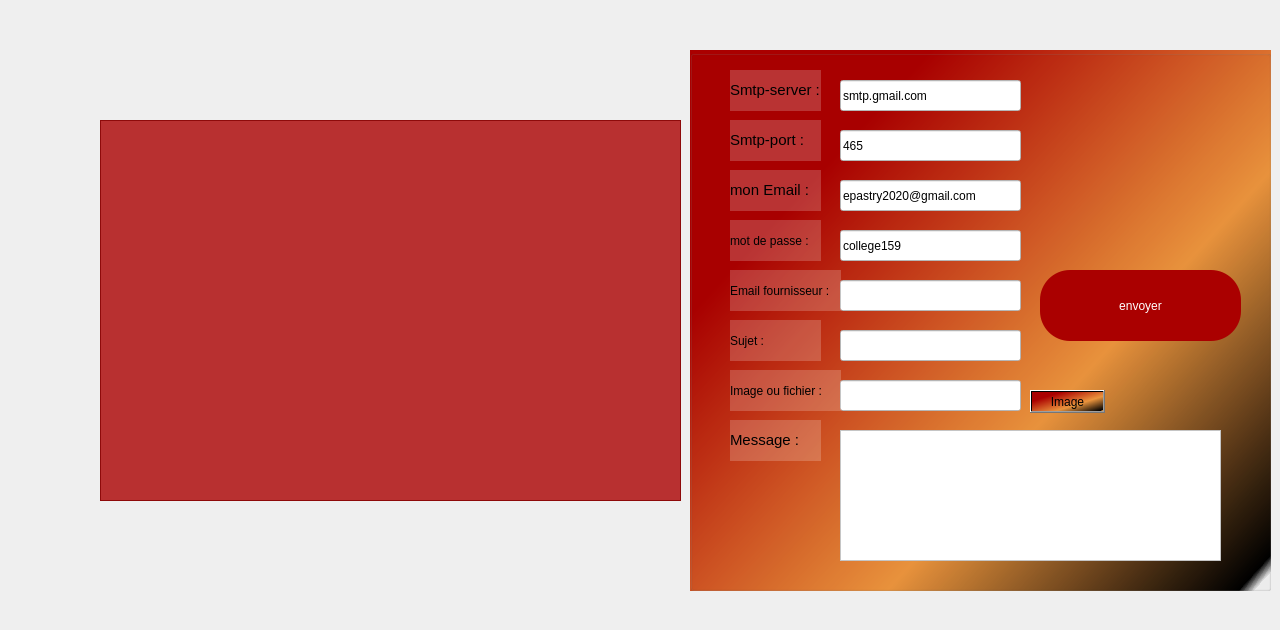
   <widget class="QWidget" name="mailing">
    <widget class="QTableView" name="tableView_mailing">
     <property name="geometry">
      <rect>
       <x>100</x>
       <y>120</y>
       <width>581</width>
       <height>381</height>
      </rect>
     </property>
     <property name="styleSheet">
      <string notr="true">background-color: rgb(170, 0, 0,80%);
font: 16pt &quot;MS Shell Dlg 2&quot;;
</string>
     </property>
    </widget>
    <widget class="QToolButton" name="frommaling">
     <property name="geometry">
      <rect>
       <x>30</x>
       <y>530</y>
       <width>81</width>
       <height>91</height>
      </rect>
     </property>
     <property name="text">
      <string/>
     </property>
     <property name="icon">
      <iconset resource="rs.qrc">
       <normaloff>:/img/rs/retour.png</normaloff>:/img/rs/retour.png</iconset>
     </property>
     <property name="iconSize">
      <size>
       <width>65</width>
       <height>65</height>
      </size>
     </property>
     <property name="autoRaise">
      <bool>true</bool>
     </property>
    </widget>
    <widget class="QGroupBox" name="groupBox_3">
     <property name="geometry">
      <rect>
       <x>690</x>
       <y>50</y>
       <width>581</width>
       <height>541</height>
      </rect>
     </property>
     <property name="styleSheet">
      <string notr="true">background-color: qlineargradient(spread:pad, x1:0.176, y1:0.284091, x2:0.98995, y2:0.977, stop:0 rgba(170, 0, 0, 255), stop:0.55 rgba(235, 148, 61, 255), stop:0.98 rgba(0, 0, 0, 255), stop:1 rgba(0, 0, 0, 0));</string>
     </property>
     <property name="title">
      <string/>
     </property>
     <widget class="QLabel" name="label_25">
      <property name="geometry">
       <rect>
        <x>40</x>
        <y>20</y>
        <width>91</width>
        <height>41</height>
       </rect>
      </property>
      <property name="styleSheet">
       <string notr="true">font: 10pt &quot;MS Shell Dlg 2&quot;;
background-color: rgb(255, 255, 255,20%);</string>
      </property>
      <property name="text">
       <string>&lt;html&gt;&lt;head/&gt;&lt;body&gt;&lt;p&gt;&lt;span style=&quot; font-size:11pt;&quot;&gt;Smtp-server :&lt;/span&gt;&lt;/p&gt;&lt;/body&gt;&lt;/html&gt;</string>
      </property>
     </widget>
     <widget class="QLineEdit" name="server">
      <property name="geometry">
       <rect>
        <x>150</x>
        <y>30</y>
        <width>181</width>
        <height>31</height>
       </rect>
      </property>
      <property name="styleSheet">
       <string notr="true">background-color: rgb(255, 255, 255);</string>
      </property>
      <property name="text">
       <string>smtp.gmail.com</string>
      </property>
     </widget>
     <widget class="QLineEdit" name="port">
      <property name="geometry">
       <rect>
        <x>150</x>
        <y>80</y>
        <width>181</width>
        <height>31</height>
       </rect>
      </property>
      <property name="styleSheet">
       <string notr="true">background-color: rgb(255, 255, 255);</string>
      </property>
      <property name="text">
       <string>465</string>
      </property>
     </widget>
     <widget class="QLabel" name="label_28">
      <property name="geometry">
       <rect>
        <x>40</x>
        <y>70</y>
        <width>91</width>
        <height>41</height>
       </rect>
      </property>
      <property name="styleSheet">
       <string notr="true">font: 10pt &quot;MS Shell Dlg 2&quot;;
background-color: rgb(255, 255, 255,20%);</string>
      </property>
      <property name="text">
       <string>&lt;html&gt;&lt;head/&gt;&lt;body&gt;&lt;p&gt;&lt;span style=&quot; font-size:11pt;&quot;&gt;Smtp-port :&lt;/span&gt;&lt;/p&gt;&lt;/body&gt;&lt;/html&gt;</string>
      </property>
     </widget>
     <widget class="QLineEdit" name="uname">
      <property name="geometry">
       <rect>
        <x>150</x>
        <y>130</y>
        <width>181</width>
        <height>31</height>
       </rect>
      </property>
      <property name="styleSheet">
       <string notr="true">background-color: rgb(255, 255, 255);</string>
      </property>
      <property name="text">
       <string>epastry2020@gmail.com</string>
      </property>
     </widget>
     <widget class="QLabel" name="label_29">
      <property name="geometry">
       <rect>
        <x>40</x>
        <y>120</y>
        <width>91</width>
        <height>41</height>
       </rect>
      </property>
      <property name="styleSheet">
       <string notr="true">font: 10pt &quot;MS Shell Dlg 2&quot;;
background-color: rgb(255, 255, 255,20%);</string>
      </property>
      <property name="text">
       <string>&lt;html&gt;&lt;head/&gt;&lt;body&gt;&lt;p&gt;&lt;span style=&quot; font-size:11pt;&quot;&gt;mon Email :&lt;/span&gt;&lt;/p&gt;&lt;/body&gt;&lt;/html&gt;</string>
      </property>
     </widget>
     <widget class="QLineEdit" name="paswd">
      <property name="geometry">
       <rect>
        <x>150</x>
        <y>180</y>
        <width>181</width>
        <height>31</height>
       </rect>
      </property>
      <property name="autoFillBackground">
       <bool>false</bool>
      </property>
      <property name="styleSheet">
       <string notr="true">background-color: rgb(255, 255, 255);</string>
      </property>
      <property name="inputMethodHints">
       <set>Qt::ImhHiddenText|Qt::ImhNoAutoUppercase|Qt::ImhNoPredictiveText|Qt::ImhSensitiveData</set>
      </property>
      <property name="text">
       <string>college159</string>
      </property>
     </widget>
     <widget class="QLabel" name="label_30">
      <property name="geometry">
       <rect>
        <x>40</x>
        <y>170</y>
        <width>91</width>
        <height>41</height>
       </rect>
      </property>
      <property name="styleSheet">
       <string notr="true">font: 10pt &quot;MS Shell Dlg 2&quot;;
background-color: rgb(255, 255, 255,20%);</string>
      </property>
      <property name="text">
       <string>mot de passe :</string>
      </property>
     </widget>
     <widget class="QLineEdit" name="rcpt">
      <property name="geometry">
       <rect>
        <x>150</x>
        <y>230</y>
        <width>181</width>
        <height>31</height>
       </rect>
      </property>
      <property name="styleSheet">
       <string notr="true">background-color: rgb(255, 255, 255);</string>
      </property>
     </widget>
     <widget class="QLabel" name="label_31">
      <property name="geometry">
       <rect>
        <x>40</x>
        <y>220</y>
        <width>111</width>
        <height>41</height>
       </rect>
      </property>
      <property name="styleSheet">
       <string notr="true">font: 10pt &quot;MS Shell Dlg 2&quot;;
background-color: rgb(255, 255, 255,20%);</string>
      </property>
      <property name="text">
       <string>Email fournisseur :</string>
      </property>
     </widget>
     <widget class="QLineEdit" name="subject">
      <property name="geometry">
       <rect>
        <x>150</x>
        <y>280</y>
        <width>181</width>
        <height>31</height>
       </rect>
      </property>
      <property name="styleSheet">
       <string notr="true">background-color: rgb(255, 255, 255);</string>
      </property>
     </widget>
     <widget class="QLabel" name="label_32">
      <property name="geometry">
       <rect>
        <x>40</x>
        <y>270</y>
        <width>91</width>
        <height>41</height>
       </rect>
      </property>
      <property name="styleSheet">
       <string notr="true">font: 12pt &quot;MS Shell Dlg 2&quot;;
background-color: rgb(255, 255, 255,20%);</string>
      </property>
      <property name="text">
       <string>Sujet :</string>
      </property>
     </widget>
     <widget class="QLineEdit" name="file">
      <property name="geometry">
       <rect>
        <x>150</x>
        <y>330</y>
        <width>181</width>
        <height>31</height>
       </rect>
      </property>
      <property name="styleSheet">
       <string notr="true">background-color: rgb(255, 255, 255);</string>
      </property>
     </widget>
     <widget class="QLabel" name="label_33">
      <property name="geometry">
       <rect>
        <x>40</x>
        <y>320</y>
        <width>111</width>
        <height>41</height>
       </rect>
      </property>
      <property name="styleSheet">
       <string notr="true">font: 10pt &quot;MS Shell Dlg 2&quot;;
background-color: rgb(255, 255, 255,20%);</string>
      </property>
      <property name="text">
       <string>Image ou fichier :</string>
      </property>
     </widget>
     <widget class="QPushButton" name="browseBtn">
      <property name="geometry">
       <rect>
        <x>340</x>
        <y>340</y>
        <width>75</width>
        <height>23</height>
       </rect>
      </property>
      <property name="styleSheet">
       <string notr="true">font: 12pt &quot;MS Shell Dlg 2&quot;;</string>
      </property>
      <property name="text">
       <string>Image</string>
      </property>
     </widget>
     <widget class="QLabel" name="label_34">
      <property name="geometry">
       <rect>
        <x>40</x>
        <y>370</y>
        <width>91</width>
        <height>41</height>
       </rect>
      </property>
      <property name="styleSheet">
       <string notr="true">font: 10pt &quot;MS Shell Dlg 2&quot;;
background-color: rgb(255, 255, 255,20%);</string>
      </property>
      <property name="text">
       <string>&lt;html&gt;&lt;head/&gt;&lt;body&gt;&lt;p&gt;&lt;span style=&quot; font-size:11pt;&quot;&gt;Message :&lt;/span&gt;&lt;/p&gt;&lt;/body&gt;&lt;/html&gt;</string>
      </property>
     </widget>
     <widget class="QPushButton" name="sendBtn">
      <property name="geometry">
       <rect>
        <x>350</x>
        <y>220</y>
        <width>201</width>
        <height>71</height>
       </rect>
      </property>
      <property name="styleSheet">
       <string notr="true">font: 15pt &quot;MS Shell Dlg 2&quot;;
color: rgb(255, 255, 255);
background-color: rgb(170, 0, 0);
border-radius: 30px;</string>
      </property>
      <property name="text">
       <string>envoyer</string>
      </property>
      <property name="icon">
       <iconset resource="rs.qrc">
        <normaloff>:/img/rs/mailing.png</normaloff>:/img/rs/mailing.png</iconset>
      </property>
      <property name="iconSize">
       <size>
        <width>65</width>
        <height>65</height>
       </size>
      </property>
     </widget>
     <widget class="QPlainTextEdit" name="msg">
      <property name="geometry">
       <rect>
        <x>150</x>
        <y>380</y>
        <width>381</width>
        <height>131</height>
       </rect>
      </property>
      <property name="styleSheet">
       <string notr="true">background-color: rgb(255, 255, 255);</string>
      </property>
     </widget>
    </widget>
   </widget>
